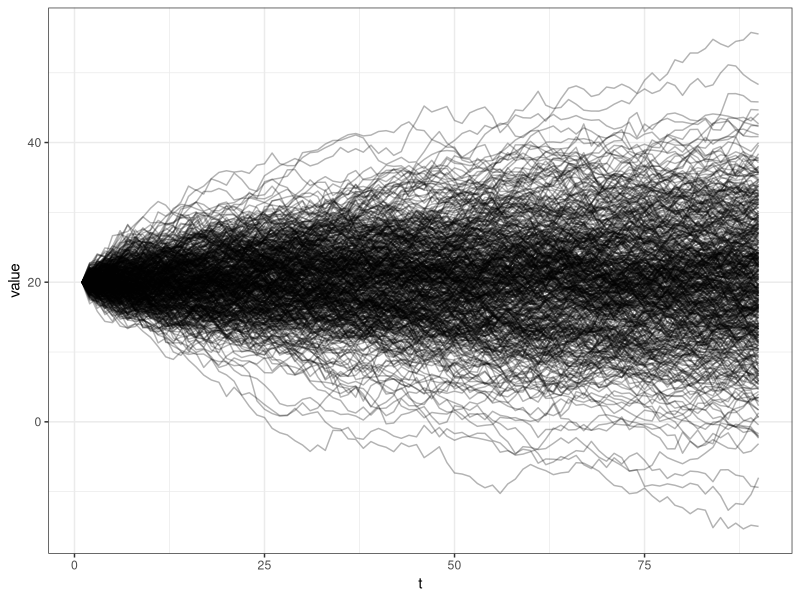
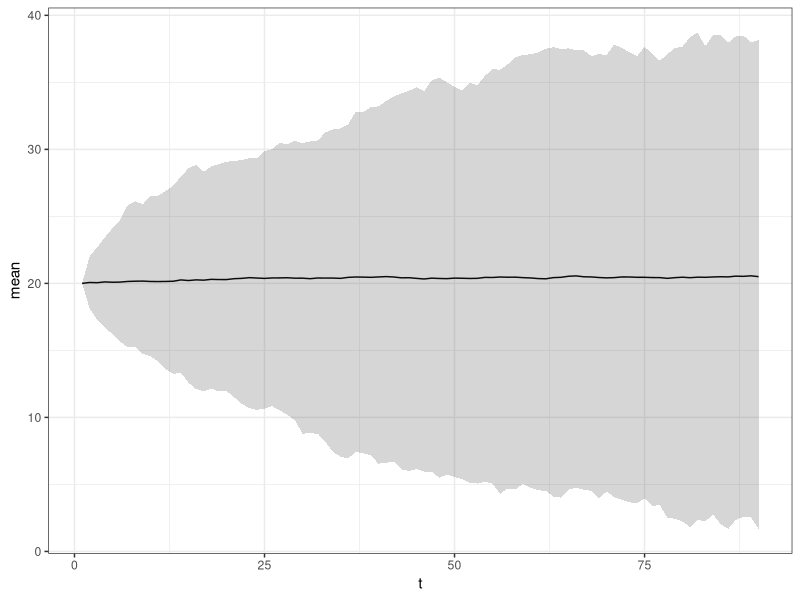

These charts were generated, in order, by the following R code:
library(data.table)
library(magrittr)
library(ggplot2)

# http://cohort-fertility.schmert.net/index.html

n     <- 90 # Number of steps to forecast
drift <- 0  # Drift
beta1 <- 1 # AR(1) coefficient
last  <- 20

# Create draws
draws <- lapply(1:500, function(x){
  eps <- rnorm(n)
  ar1 <- last
  for (i in 2:n){
    ar1[i] <- ar1[i-1] * beta1 + eps[i] + drift
  }
  dt <- data.table(draw = x, t = 1:n, value = ar1)
}) %>% rbindlist

summary <- draws[, .(mean = mean(value), 
                     lower = quantile(value, .025), 
                     upper = quantile(value, 0.975)), by = t]

ggplot(draws, aes(t, value)) + 
  geom_line(aes(group = draw), alpha = 0.3) + 
  theme_bw()

ggplot(summary, aes(t, mean)) +
  geom_line() + 
  geom_ribbon(aes(ymin = lower, ymax = upper), alpha = 0.2) +
  theme_bw()
